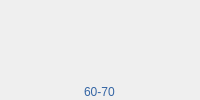
                 <widget class="QWidget" name="widget_52" native="true">
                  <layout class="QVBoxLayout" name="verticalLayout_23" stretch="1,4,1">
                   <property name="spacing">
                    <number>0</number>
                   </property>
                   <property name="leftMargin">
                    <number>0</number>
                   </property>
                   <property name="topMargin">
                    <number>0</number>
                   </property>
                   <property name="rightMargin">
                    <number>0</number>
                   </property>
                   <property name="bottomMargin">
                    <number>0</number>
                   </property>
                   <item alignment="Qt::AlignHCenter">
                    <widget class="QLabel" name="area1Label">
                     <property name="palette">
                      <palette>
                       <active>
                        <colorrole role="WindowText">
                         <brush brushstyle="SolidPattern">
                          <color alpha="255">
                           <red>52</red>
                           <green>101</green>
                           <blue>164</blue>
                          </color>
                         </brush>
                        </colorrole>
                        <colorrole role="Button">
                         <brush brushstyle="SolidPattern">
                          <color alpha="255">
                           <red>85</red>
                           <green>170</green>
                           <blue>255</blue>
                          </color>
                         </brush>
                        </colorrole>
                        <colorrole role="Base">
                         <brush brushstyle="SolidPattern">
                          <color alpha="255">
                           <red>85</red>
                           <green>170</green>
                           <blue>255</blue>
                          </color>
                         </brush>
                        </colorrole>
                        <colorrole role="Window">
                         <brush brushstyle="SolidPattern">
                          <color alpha="255">
                           <red>85</red>
                           <green>170</green>
                           <blue>255</blue>
                          </color>
                         </brush>
                        </colorrole>
                       </active>
                       <inactive>
                        <colorrole role="WindowText">
                         <brush brushstyle="SolidPattern">
                          <color alpha="255">
                           <red>52</red>
                           <green>101</green>
                           <blue>164</blue>
                          </color>
                         </brush>
                        </colorrole>
                        <colorrole role="Button">
                         <brush brushstyle="SolidPattern">
                          <color alpha="255">
                           <red>85</red>
                           <green>170</green>
                           <blue>255</blue>
                          </color>
                         </brush>
                        </colorrole>
                        <colorrole role="Base">
                         <brush brushstyle="SolidPattern">
                          <color alpha="255">
                           <red>85</red>
                           <green>170</green>
                           <blue>255</blue>
                          </color>
                         </brush>
                        </colorrole>
                        <colorrole role="Window">
                         <brush brushstyle="SolidPattern">
                          <color alpha="255">
                           <red>85</red>
                           <green>170</green>
                           <blue>255</blue>
                          </color>
                         </brush>
                        </colorrole>
                       </inactive>
                       <disabled>
                        <colorrole role="WindowText">
                         <brush brushstyle="SolidPattern">
                          <color alpha="255">
                           <red>190</red>
                           <green>190</green>
                           <blue>190</blue>
                          </color>
                         </brush>
                        </colorrole>
                        <colorrole role="Button">
                         <brush brushstyle="SolidPattern">
                          <color alpha="255">
                           <red>85</red>
                           <green>170</green>
                           <blue>255</blue>
                          </color>
                         </brush>
                        </colorrole>
                        <colorrole role="Base">
                         <brush brushstyle="SolidPattern">
                          <color alpha="255">
                           <red>85</red>
                           <green>170</green>
                           <blue>255</blue>
                          </color>
                         </brush>
                        </colorrole>
                        <colorrole role="Window">
                         <brush brushstyle="SolidPattern">
                          <color alpha="255">
                           <red>85</red>
                           <green>170</green>
                           <blue>255</blue>
                          </color>
                         </brush>
                        </colorrole>
                       </disabled>
                      </palette>
                     </property>
                     <property name="text">
                      <string/>
                     </property>
                    </widget>
                   </item>
                   <item>
                    <widget class="LBarChart" name="area1" native="true"/>
                   </item>
                   <item alignment="Qt::AlignHCenter">
                    <widget class="QLabel" name="label_34">
                     <property name="palette">
                      <palette>
                       <active>
                        <colorrole role="WindowText">
                         <brush brushstyle="SolidPattern">
                          <color alpha="255">
                           <red>52</red>
                           <green>101</green>
                           <blue>164</blue>
                          </color>
                         </brush>
                        </colorrole>
                        <colorrole role="Button">
                         <brush brushstyle="SolidPattern">
                          <color alpha="255">
                           <red>85</red>
                           <green>170</green>
                           <blue>255</blue>
                          </color>
                         </brush>
                        </colorrole>
                        <colorrole role="Base">
                         <brush brushstyle="SolidPattern">
                          <color alpha="255">
                           <red>85</red>
                           <green>170</green>
                           <blue>255</blue>
                          </color>
                         </brush>
                        </colorrole>
                        <colorrole role="Window">
                         <brush brushstyle="SolidPattern">
                          <color alpha="255">
                           <red>85</red>
                           <green>170</green>
                           <blue>255</blue>
                          </color>
                         </brush>
                        </colorrole>
                       </active>
                       <inactive>
                        <colorrole role="WindowText">
                         <brush brushstyle="SolidPattern">
                          <color alpha="255">
                           <red>52</red>
                           <green>101</green>
                           <blue>164</blue>
                          </color>
                         </brush>
                        </colorrole>
                        <colorrole role="Button">
                         <brush brushstyle="SolidPattern">
                          <color alpha="255">
                           <red>85</red>
                           <green>170</green>
                           <blue>255</blue>
                          </color>
                         </brush>
                        </colorrole>
                        <colorrole role="Base">
                         <brush brushstyle="SolidPattern">
                          <color alpha="255">
                           <red>85</red>
                           <green>170</green>
                           <blue>255</blue>
                          </color>
                         </brush>
                        </colorrole>
                        <colorrole role="Window">
                         <brush brushstyle="SolidPattern">
                          <color alpha="255">
                           <red>85</red>
                           <green>170</green>
                           <blue>255</blue>
                          </color>
                         </brush>
                        </colorrole>
                       </inactive>
                       <disabled>
                        <colorrole role="WindowText">
                         <brush brushstyle="SolidPattern">
                          <color alpha="255">
                           <red>190</red>
                           <green>190</green>
                           <blue>190</blue>
                          </color>
                         </brush>
                        </colorrole>
                        <colorrole role="Button">
                         <brush brushstyle="SolidPattern">
                          <color alpha="255">
                           <red>85</red>
                           <green>170</green>
                           <blue>255</blue>
                          </color>
                         </brush>
                        </colorrole>
                        <colorrole role="Base">
                         <brush brushstyle="SolidPattern">
                          <color alpha="255">
                           <red>85</red>
                           <green>170</green>
                           <blue>255</blue>
                          </color>
                         </brush>
                        </colorrole>
                        <colorrole role="Window">
                         <brush brushstyle="SolidPattern">
                          <color alpha="255">
                           <red>85</red>
                           <green>170</green>
                           <blue>255</blue>
                          </color>
                         </brush>
                        </colorrole>
                       </disabled>
                      </palette>
                     </property>
                     <property name="text">
                      <string>60-70</string>
                     </property>
                    </widget>
                   </item>
                  </layout>
                 </widget>
